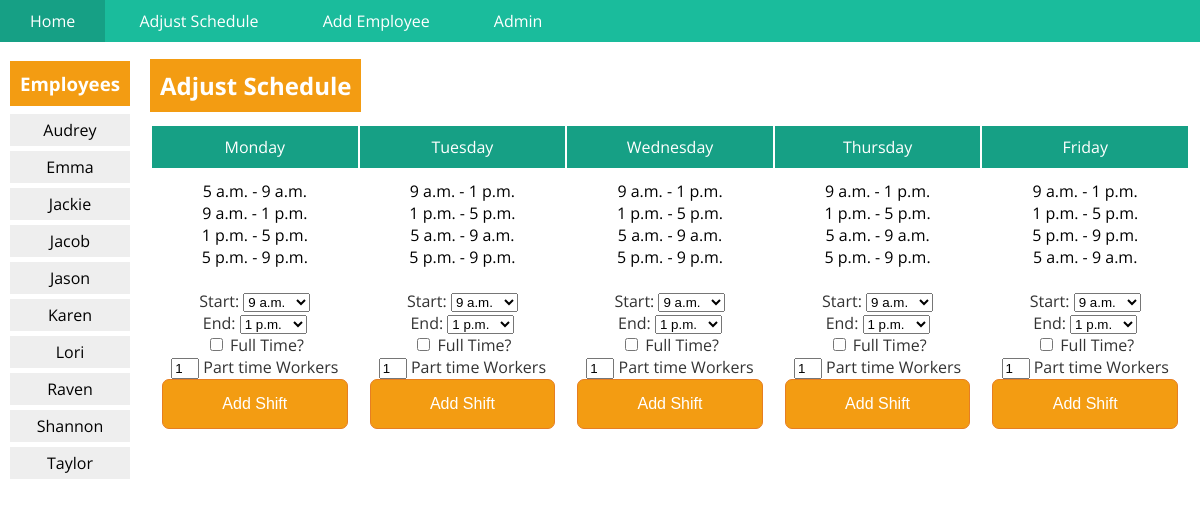
Page /schedule/ on the committed database.
### core/models.py (models this page shows, shortened)
class Worker(models.Model):
	name = models.CharField(max_length=140)
	shift_availability = models.ManyToManyField('Shift', blank=True, null=True)
	preferred_hours = models.IntegerField()

class Shift(models.Model):
	day = models.CharField(max_length=10, default="Monday")
	start_time = models.IntegerField(default=9)
	end_time = models.IntegerField(default=13)
	part_time_workers = models.IntegerField(default=1)
	full_time_shift = models.BooleanField(default=False)

### core/views.py (the view)
# urls.py: url(r'^schedule/$', views.set_schedule_page, name='set_schedule_page'),
def set_schedule_page(request):
	shifts = Shift.objects.all()
	for shift in shifts:
		if shift.start_time > 12:
			shift.start_time -= 12
			shift.start_pm = True
			shift.start_am = False
		if shift.end_time > 12:
			shift.end_time -= 12
			shift.end_pm = True
			shift.end_am = False
	return render(request, 'set_schedule_page.html', {'shifts':shifts})

### core/templatetags/get_workers.py (called while the page is built)
@register.filter(name="get_workers")
def get_workers(value):
	workers = Worker.objects.all().order_by('name')
	return workers

### core/templates/set_schedule_page.html (shortened to what this page needs)
{% extends 'base.html' %}
{% block content %}
<br />
<h2><span class="orange-bg">Adjust Schedule</span></h2>
<br />
<table>
	<tr>
		<th>Monday</th>
		<th>Tuesday</th>
		<th>Wednesday</th>
		<th>Thursday</th>
		<th>Friday</th>
	</tr>
	<tr>
		<td>
			{% for shift in shifts %}
				{% if shift.day == "Monday" %}
					<a class="red" href="{% url 'delete_shift' pk=shift.pk %}">{{ shift.start_time }} {% if shift.start_pm %}p.m.{% else %}a.m.{% endif %} - {{ shift.end_time }} {% if shift.end_pm %}p.m.{% else %}a.m.{% endif %}</a><br />
				{% endif %}
			{% endfor %}
			<br /><form action="{% url 'add_shift' %}" method="post">
				Start:
				<select name="start_time">
					{% for i in "xxxxxxxxxxxx" %}
					<option value="{{ forloop.counter }}" {% if forloop.counter == 9 %} selected{% endif %}>{{ forloop.counter }} a.m.</option>
					{% endfor %}
				</select>
				<br />
				End:
				<select name="end_time">
					{% for i in "xxxxxxxxxxxx" %}
					<option value="{{ forloop.counter|add:'12' }}" {% if forloop.counter == 1 %} selected{% endif %}>{{ forloop.counter }} p.m.</option>
					{% endfor %}
				</select>
				<br />
				<input type="checkbox" name="full_time_shift" /> Full Time?<br />
				<input type="text" name="part_time_workers" style="width:20px;" value="1" /> Part time Workers <br />
				<button type="submit">Add Shift</button>
			</form>
		</td>
		<td>
			{% for shift in shifts %}
				{% if shift.day == "Tuesday" %}
					<a class="red" href="{% url 'delete_shift' pk=shift.pk %}">{{ shift.start_time }} {% if shift.start_pm %}p.m.{% else %}a.m.{% endif %} - {{ shift.end_time }} {% if shift.end_pm %}p.m.{% else %}a.m.{% endif %}</a><br />
				{% endif %}
			{% endfor %}
			<br /><form action="{% url 'add_shift' %}" method="post">
				Start:
				<select name="start_time">
					{% for i in "xxxxxxxxxxxx" %}
					<option value="{{ forloop.counter }}" {% if forloop.counter == 9 %} selected{% endif %}>{{ forloop.counter }} a.m.</option>
					{% endfor %}
				</select>
				<br />
				End:
				<select name="end_time">
					{% for i in "xxxxxxxxxxxx" %}
					<option value="{{ forloop.counter|add:'12' }}" {% if forloop.counter == 1 %} selected{% endif %}>{{ forloop.counter }} p.m.</option>
					{% endfor %}
				</select>
				<br />
				<input type="checkbox" name="full_time_shift" /> Full Time?<br />
				<input type="text" name="part_time_workers" style="width:20px;" value="1" /> Part time Workers <br />
				<button type="submit">Add Shift</button>
			</form>
		</td>
		<td>
			{% for shift in shifts %}
				{% if shift.day == "Wednesday" %}
					<a class="red" href="{% url 'delete_shift' pk=shift.pk %}">{{ shift.start_time }} {% if shift.start_pm %}p.m.{% else %}a.m.{% endif %} - {{ shift.end_time }} {% if shift.end_pm %}p.m.{% else %}a.m.{% endif %}</a><br />
				{% endif %}
			{% endfor %}
			<br /><form action="{% url 'add_shift' %}" method="post">
				Start:
				<select name="start_time">
					{% for i in "xxxxxxxxxxxx" %}
					<option value="{{ forloop.counter }}" {% if forloop.counter == 9 %} selected{% endif %}>{{ forloop.counter }} a.m.</option>
					{% endfor %}
				</select>
				<br />
				End:
				<select name="end_time">
					{% for i in "xxxxxxxxxxxx" %}
					<option value="{{ forloop.counter|add:'12' }}" {% if forloop.counter == 1 %} selected{% endif %}>{{ forloop.counter }} p.m.</option>
					{% endfor %}
				</select>
				<br />
				<input type="checkbox" name="full_time_shift" /> Full Time?<br />
				<input type="text" name="part_time_workers" style="width:20px;" value="1" /> Part time Workers <br />
				<button type="submit">Add Shift</button>
			</form>
		</td>
		<td>
			{% for shift in shifts %}
				{% if shift.day == "Thursday" %}
					<a class="red" href="{% url 'delete_shift' pk=shift.pk %}">{{ shift.start_time }} {% if shift.start_pm %}p.m.{% else %}a.m.{% endif %} - {{ shift.end_time }} {% if shift.end_pm %}p.m.{% else %}a.m.{% endif %}</a><br />
				{% endif %}
			{% endfor %}
			<br /><form action="{% url 'add_shift' %}" method="post">
				Start:
				<select name="start_time">
					{% for i in "xxxxxxxxxxxx" %}
					<option value="{{ forloop.counter }}" {% if forloop.counter == 9 %} selected{% endif %}>{{ forloop.counter }} a.m.</option>
					{% endfor %}
				</select>
				<br />
				End:
				<select name="end_time">
					{% for i in "xxxxxxxxxxxx" %}
					<option value="{{ forloop.counter|add:'12' }}" {% if forloop.counter == 1 %} selected{% endif %}>{{ forloop.counter }} p.m.</option>
					{% endfor %}
				</select>
				<br />
				<input type="checkbox" name="full_time_shift" /> Full Time?<br />
				<input type="text" name="part_time_workers" style="width:20px;" value="1" /> Part time Workers <br />
				<button type="submit">Add Shift</button>
			</form>
		</td>
		<td>
			{% for shift in shifts %}
				{% if shift.day == "Friday" %}
					<a class="red" href="{% url 'delete_shift' pk=shift.pk %}">{{ shift.start_time }} {% if shift.start_pm %}p.m.{% else %}a.m.{% endif %} - {{ shift.end_time }} {% if shift.end_pm %}p.m.{% else %}a.m.{% endif %}</a><br />
				{% endif %}
			{% endfor %}
			<br /><form action="{% url 'add_shift' %}" method="post">
				Start:
				<select name="start_time">
					{% for i in "xxxxxxxxxxxx" %}
					<option value="{{ forloop.counter }}" {% if forloop.counter == 9 %} selected{% endif %}>{{ forloop.counter }} a.m.</option>
					{% endfor %}
				</select>
				<br />
				End:
				<select name="end_time">
					{% for i in "xxxxxxxxxxxx" %}
					<option value="{{ forloop.counter|add:'12' }}" {% if forloop.counter == 1 %} selected{% endif %}>{{ forloop.counter }} p.m.</option>
					{% endfor %}
				</select>
				<br />
				<input type="checkbox" name="full_time_shift" /> Full Time?<br />
				<input type="text" name="part_time_workers" style="width:20px;" value="1" /> Part time Workers <br />
				<button type="submit">Add Shift</button>
			</form>
		</td>
	</tr>
</table>
{% endblock %}

### core/templates/base.html (shortened to what this page needs)
{% load get_workers %}
<!DOCTYPE html>
<html>
<head>
</head>
<body>
<div id="nav">
	<a href="{% url 'home_page' %}">Home</a>
	<a href="{% url 'set_schedule_page' %}">Adjust Schedule</a>
	<a href="{% url 'add_worker_page' %}">Add Employee</a>
	<a href="{% url 'admin:index' %}">Admin</a>
</div>
<div style="display: flex;">
	<div id="left">
		<h3><span class="orange-bg">Employees</span></h3>
		{% for worker in 1|get_workers %}
			<div class="gray-bg">{{ worker.name }}</div>
		{% endfor %}
	</div>
	<div id="content">
		{% block content %}{% endblock %}
	</div>
</div>
</body>
</html>

### core/templates/base.html (style rules this page uses)
body, html { color: #333; font-family: 'Open Sans', sans-serif; margin: 0; padding: 0; }
a { text-decoration: none; }
table { width: 100%; }
table th { background: #16a085; color: #fff; font-weight: 400; padding: 10px; }
table td { padding: 10px; text-align: center; }
button { background: #f39c12; border: 1px solid #e67e22; border-radius: 7px; color: white; font-size: 1em; padding: 15px; width: 100%; }
h2 { margin: 0; padding: 0; }
#nav { background: #1abc9c; }
#nav a { color: white; display: inline-block; padding: 10px 30px; }
#left { flex-shrink: 1; padding: 10px; }
#content { flex-grow: 1; padding: 5px 10px 10px 10px; }
.orange-bg { background: #f39c12; color: white; padding: 10px; }
.gray-bg { background: #eee; color: black; padding: 5px; margin-bottom: 5px; text-align: center; }
a.red { color: black; }

### rows in the picture
Worker: name "Audrey"
Worker: name "Emma"
Worker: name "Jackie"
Worker: name "Jacob"
Worker: name "Jason"
Worker: name "Karen"
Worker: name "Lori"
Worker: name "Raven"
Worker: name "Shannon"
Worker: name "Taylor"
Shift: start_time "5", shows "a.m.", end_time "9"
Shift: start_time "9", shows "a.m.", end_time "1", shows "p.m."
Shift: start_time "1", shows "p.m.", end_time "5"
Shift: start_time "5", shows "p.m.", end_time "9"
Shift: start_time "9", shows "a.m.", end_time "1", shows "p.m."
Shift: start_time "1", shows "p.m.", end_time "5"
Shift: start_time "5", shows "a.m.", end_time "9"
Shift: start_time "5", shows "p.m.", end_time "9"
Shift: start_time "9", shows "a.m.", end_time "1", shows "p.m."
Shift: start_time "1", shows "p.m.", end_time "5"
Shift: start_time "5", shows "a.m.", end_time "9"
Shift: start_time "5", shows "p.m.", end_time "9"
Shift: start_time "9", shows "a.m.", end_time "1", shows "p.m."
Shift: start_time "1", shows "p.m.", end_time "5"
Shift: start_time "5", shows "a.m.", end_time "9"
Shift: start_time "5", shows "p.m.", end_time "9"
Shift: start_time "9", shows "a.m.", end_time "1", shows "p.m."
Shift: start_time "1", shows "p.m.", end_time "5"
Shift: start_time "5", shows "p.m.", end_time "9"
Shift: start_time "5", shows "a.m.", end_time "9"

### other values in the picture
form field start_time "9 a.m."
form field end_time "1 p.m."
